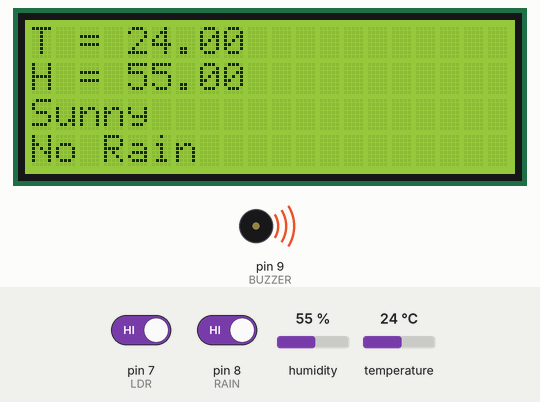
The sketch below on a simulated Arduino Uno, built with avr-gcc and run on an emulated ATmega328P. On the bench: 20×4 character LCD, buzzer (waves = sounding, pin HIGH). The inputs (shaded band) are chosen by the test bench; at power-on: pin 8 (RAIN) HIGH, pin 7 (LDR) HIGH, humidity 55 %, temperature 24 °C.

Above: at 1.2 s.
1.3 s: pin 8 (RAIN) driven LOW
At 2.7 s:
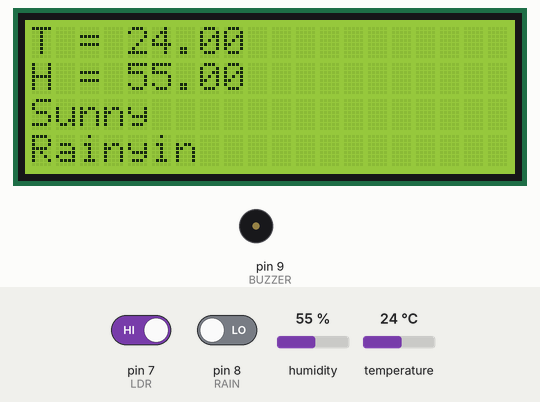
3.7 s: pin 7 (LDR) driven LOW
At 4.9 s:
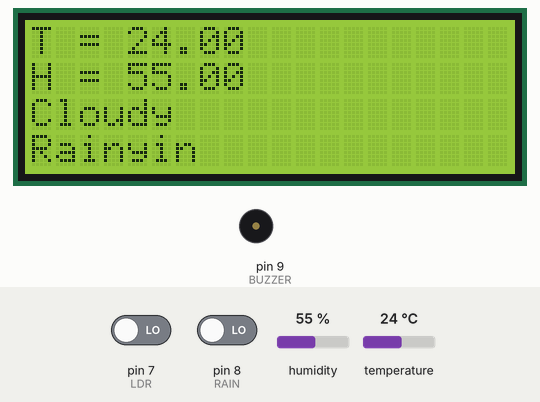
5.7 s: pin 7 (LDR) driven HIGH
At 7.1 s:
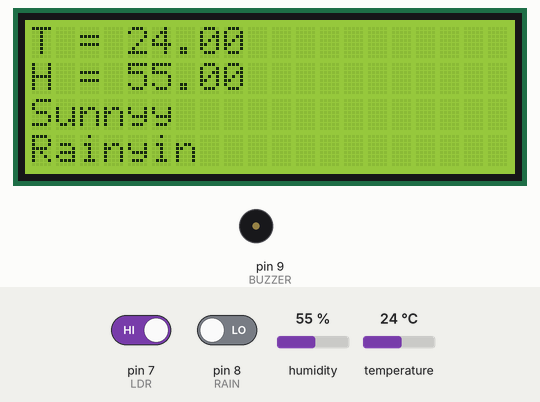
7.8 s: pin 8 (RAIN) driven HIGH
At 9.3 s:
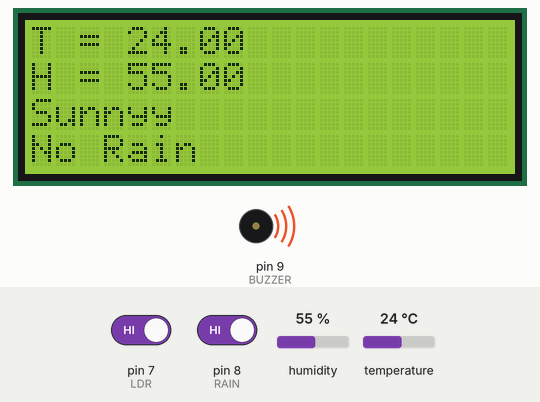
9.9 s: pin 7 (LDR) driven LOW
At 11.7 s:
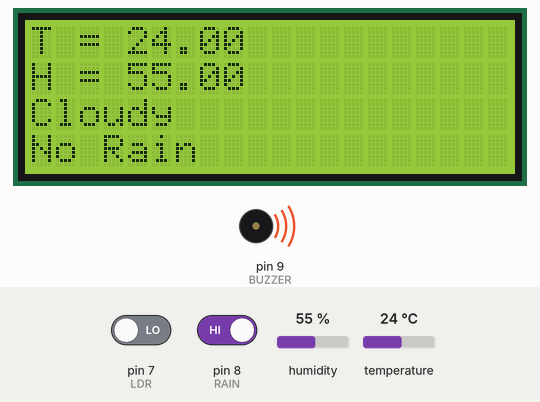
12.0 s: humidity set to 22 %
At 14.1 s:
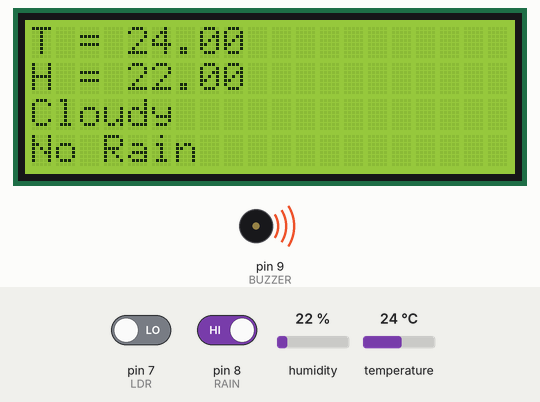
Timing chart, 0 to 15.1 s (numbered marks = the images above; inputs shaded):
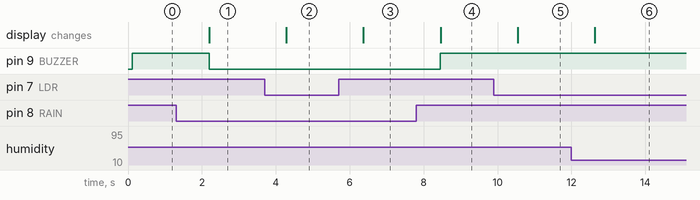

The sketch:

environmental-monitoring-system.ino
```cpp
#include <DHT.h>
#include<LiquidCrystal_I2C.h>
LiquidCrystal_I2C lcd(0X27,20,4);
#define DHTPIN 2
#define DHTTYPE DHT11
#define BUZZER 9
#define LDR 7
#define RAIN 8

DHT dht(DHTPIN, DHTTYPE);

void setup()
{
  lcd.init();
  lcd.backlight();
  pinMode(LDR, INPUT);
  pinMode(RAIN, INPUT);
  pinMode(BUZZER,OUTPUT);
  dht.begin();
}

void loop()
{
float temp = dht.readTemperature();
float hum = dht.readHumidity();
int a = digitalRead(LDR);
int b = digitalRead(RAIN);
lcd.setCursor(0,0);
lcd.print("T = ");
lcd.print(temp);
lcd.setCursor(0,1);
lcd.print("H = ");
lcd.print(hum);

lcd.setCursor(0,2);
  if(a == LOW)
  {
    lcd.print("Cloudy");
  }
  else
  {
    lcd.print("Sunny");
  }

lcd.setCursor(0,3);
  if(b == LOW)
  {
    digitalWrite(BUZZER,LOW);
    lcd.print("Rainy");
  }
  else
  {
    digitalWrite(BUZZER,HIGH);
    lcd.print("No Rain");
  }

 delay(1000);
}
```

Measured:
- after the input at 1.3 s, pin 9 (BUZZER): HIGH → LOW after 0.90 s; the display: changes after 0.90 s (image 1)
- after the input at 3.7 s, the display: changes after 0.59 s (image 2)
- after the input at 5.7 s, the display: changes after 0.67 s (image 3)
- after the input at 7.8 s, pin 9 (BUZZER): LOW → HIGH after 0.65 s; the display: changes after 0.66 s (image 4)
- after the input at 9.9 s, the display: changes after 0.64 s (image 5)
- after the input at 12.0 s, the display: changes after 0.63 s (image 6)
